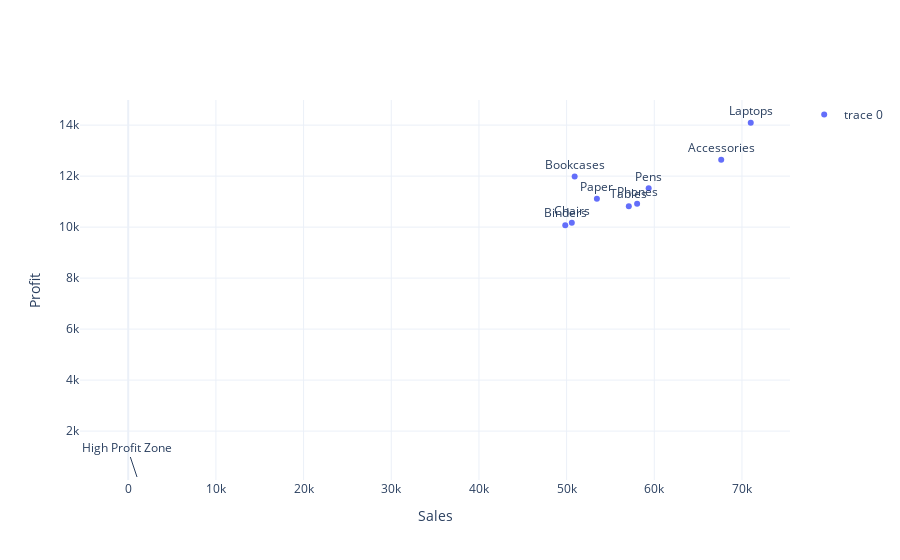

The code cell stored with this chart in its notebook:
### Code cell
# 📘 Scatter with Annotation

agg_df = df.groupby("SubCategory")[["Sales", "Profit"]].sum().reset_index()

fig2 = create_go_figure("Sales vs Profit with Annotation")
trace = go.Scatter(
    x=agg_df["Sales"], y=agg_df["Profit"],
    mode="markers+text",
    text=agg_df["SubCategory"],
    textposition="top center"
)
add_trace_go(fig2, trace)

# Annotate a point manually
fig2 = add_annotation_go(fig2, text="High Profit Zone", x=1000, y=200, showarrow=True)
update_go_layout(fig2, xaxis_title="Sales", yaxis_title="Profit")
fig2.show()

### Figure 1 — Plotly figure (JSON) as saved in the notebook; plotly's stock layout.template omitted (floating-point values rounded to 4 significant figures)
{"data": [{"mode": "markers+text", "text": ["Accessories", "Binders", "Bookcases", "Chairs", "Laptops", "Paper", "Pens", "Phones", "Tables"], "textposition": "top center", "type": "scatter", "x": [67630.0, 49850.0, 50920.0, 50590.0, 71000.0, 53450.0, 59360.0, 58040.0, 57090.0], "y": [12640.0, 10070.0, 11980.0, 10170.0, 14090.0, 11110.0, 11520.0, 10910.0, 10820.0]}], "layout": {"annotations": [{"showarrow": true, "text": "High Profit Zone", "x": 1000, "xref": "x", "y": 200, "yref": "y"}], "showlegend": true, "title": {}, "xaxis": {"title": {"text": "Sales"}}, "yaxis": {"title": {"text": "Profit"}}}}
